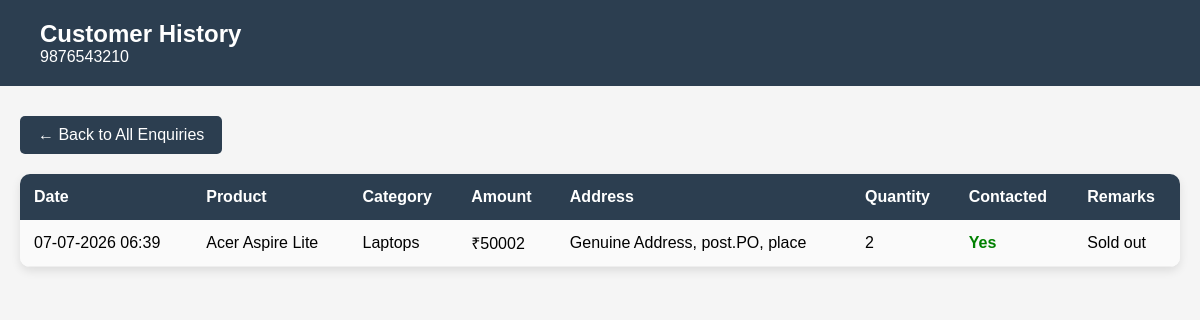
Before: /admin_side/enquiries/customer/9876543210/ (signed in) with the older database file.
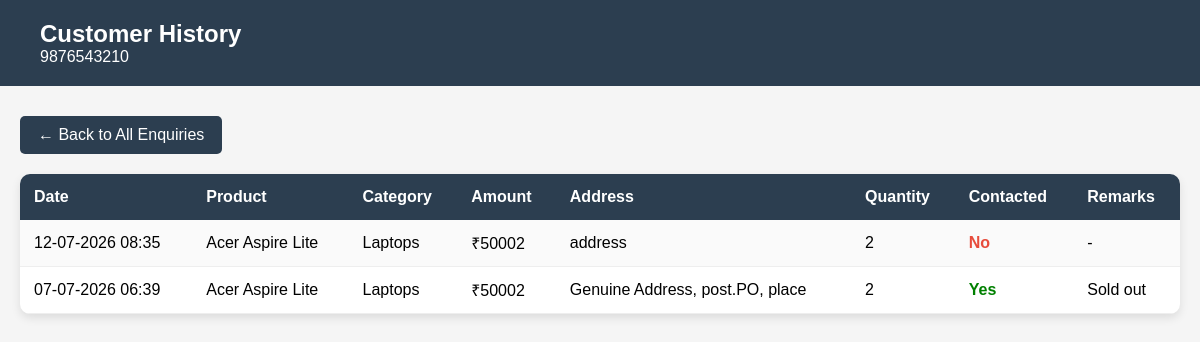
After: the same page with the newer database file.
### user_section/models.py (models this page shows, shortened)
class Enquiry(models.Model):
    product = models.ForeignKey(Product, on_delete=models.CASCADE, related_name='enquiries')
    name = models.CharField(max_length=100)
    address = models.TextField()
    quantity = models.PositiveIntegerField()
    mobile_number = models.CharField(max_length=15)
    date = models.DateTimeField(auto_now_add=True)
    contacted = models.BooleanField(default=False)
    remarks = models.TextField(blank=True)

class Product(models.Model):
    Title = models.CharField(max_length=100)
    amount = models.IntegerField()
    image = models.ImageField(upload_to='product_images/')
    category = models.ForeignKey(Category, on_delete=models.SET_NULL, null=True, blank=True, related_name='products')

class Category(models.Model):
    name = models.CharField(max_length=50, unique=True)

### admin_side/views.py (the view)
# urls.py: path('enquiries/customer/<str:mobile_number>/', views.customer_history, name='customer_history'),
@staff_member_required(login_url='admin_login')
def customer_history(request, mobile_number):
    enquiries = Enquiry.objects.select_related('product', 'product__category').filter(
        mobile_number=mobile_number
    ).order_by('-date')
    return render(request, "admin_side/customer_history.html", {
        "enquiries": enquiries,
        "mobile_number": mobile_number,
    })

### templates/admin_side/customer_history.html (shortened to what this page needs)
<!DOCTYPE html>
<html>
<head>
</head>
<body>
<header>
    <h2>Customer History</h2>
    <p>{{ mobile_number }}</p>
</header>
<div class="container">
    <a class="btn" href="{% url 'enquiry_list' %}">
        ← Back to All Enquiries
    </a>
    <div class="table-card">
        <table>
            <tr>
                <th>Date</th>
                <th>Product</th>
                <th>Category</th>
                <th>Amount</th>
                <th>Address</th>
                <th>Quantity</th>
                <th>Contacted</th>
                <th>Remarks</th>
            </tr>
            {% for enquiry in enquiries %}
            <tr>
                <td>{{ enquiry.date|date:"d-m-Y H:i" }}</td>
                <td>{{ enquiry.product.Title }}</td>
                <td>{{ enquiry.product.category.name }}</td>
                <td>₹{{ enquiry.product.amount }}</td>
                <td>{{ enquiry.address }}</td>
                <td>{{ enquiry.quantity }}</td>
                <td>
                    {% if enquiry.contacted %}
                        <span class="yes">Yes</span>
                    {% else %}
                        <span class="no">No</span>
                    {% endif %}
                </td>
                <td>{{ enquiry.remarks|default:"-" }}</td>
            </tr>
            {% empty %}
            <tr>
                <td colspan="8" style="text-align:center;padding:20px;">
                    No enquiry history found.
                </td>
            </tr>
            {% endfor %}
        </table>
    </div>
</div>
</body>
</html>

Changed rows visible on the page:
added Enquiry: date "12-07-2026 08:35", product.Title "Acer Aspire Lite", product.category.name "Laptops", product.amount "50002", address "address", quantity "2", contacted "No", remarks "-"
